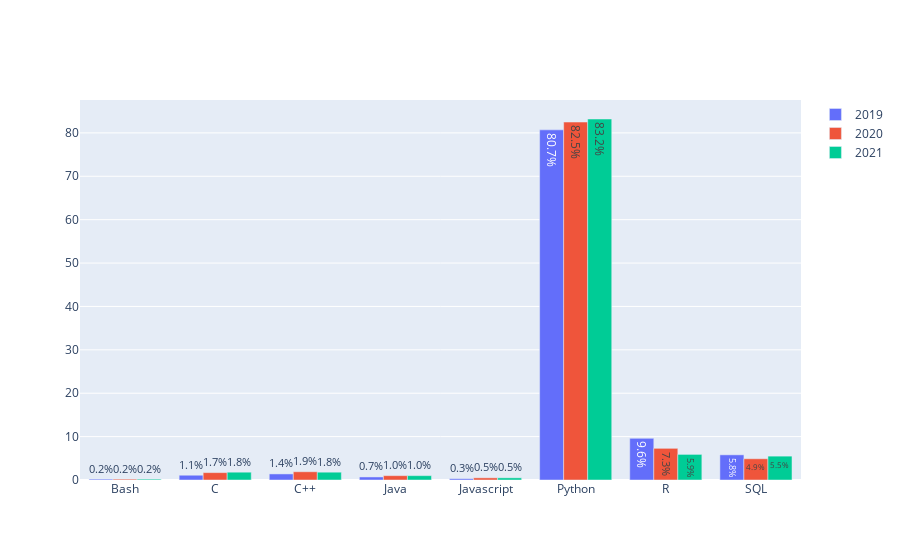

The notebook cell saved with this chart:
### Code cell
fig = go.Figure()

fig.add_trace(go.Bar(x = q8_2019['Q8'], y = q8_2019['%'], name = "2019", 
                     text = q8_2019['%'].astype(str) + "%", textposition='auto'))

fig.add_trace(go.Bar(x = q8_2020['Q8'], y = q8_2020['%'], name = "2020", 
                     text = q8_2020['%'].astype(str) + "%", textposition='auto'))

fig.add_trace(go.Bar(x = q8_2021['Q8'], y = q8_2021['%'], name = "2021", 
                     text = q8_2021['%'].astype(str) + "%", textposition='auto'))

fig.show()

### Figure 1 — Plotly figure (JSON) as saved in the notebook; plotly's stock layout.template omitted (floating-point values rounded to 4 significant figures)
{"data": [{"name": "2019", "text": ["0.2%", "1.1%", "1.4%", "0.7%", "0.3%", "80.7%", "9.6%", "5.8%"], "textposition": "auto", "type": "bar", "x": ["Bash", "C", "C++", "Java", "Javascript", "Python", "R", "SQL"], "y": [0.2, 1.1, 1.4, 0.7, 0.3, 80.7, 9.6, 5.8]}, {"name": "2020", "text": ["0.2%", "1.7%", "1.9%", "1.0%", "0.5%", "82.5%", "7.3%", "4.9%"], "textposition": "auto", "type": "bar", "x": ["Bash", "C", "C++", "Java", "Javascript", "Python", "R", "SQL"], "y": [0.2, 1.7, 1.9, 1, 0.5, 82.5, 7.3, 4.9]}, {"name": "2021", "text": ["0.2%", "1.8%", "1.8%", "1.0%", "0.5%", "83.2%", "5.9%", "5.5%"], "textposition": "auto", "type": "bar", "x": ["Bash", "C", "C++", "Java", "Javascript", "Python", "R", "SQL"], "y": [0.2, 1.8, 1.8, 1, 0.5, 83.2, 5.9, 5.5]}], "layout": {}}
